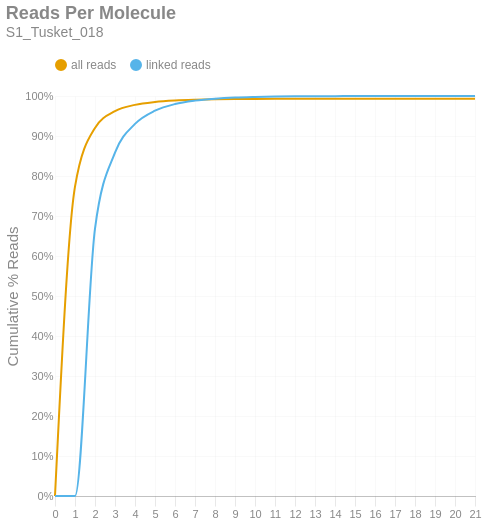

The notebook cell this image was saved under:
### Markdown cell above
### Reads per Molecule
This chart shows the cumulative distribution of the number of reads per linked molecule. That is, how many alignments are associated with a unique molecule. This excludes the number of reads associated with invalid or absent linked-read barcodes. The `linked` histogram is the percentages recalculated when disregarding singletons.

### Code cell
if SKIPLR:
    print_html(f"Skipped")
else:
    counts = np.bincount(valids['reads'].cast(pl.Int64).to_numpy())
    weighted = counts * np.arange(len(counts))
    all_perc = weighted / n_reads
    linked_perc = weighted / n_linked_reads
    linked_perc[1] = 0
    binned_df = pl.DataFrame({
        'readsper': list(range(len(counts))),
        'all reads (cumsum)': np.cumsum(all_perc).tolist(),
        'linked reads (cumsum)': np.cumsum(linked_perc).tolist(),
    })

    with SafeRender(binned_df):
        (
            density_plot(binned_df, 'Reads Per Molecule', samplename, 'readspmol')
            .encode(
                x=alt.X('readsper:O', title=None).axis(labelAngle=0).scale(padding=0),
                y=alt.Y('value:Q', title='Cumulative % Reads').axis(format='%').stack(False),
                color=alt.Color("key:N").scale(domain=["all reads", "linked reads"]),
                tooltip=[
                    alt.Tooltip("key:N", title="Data Type"),
                    alt.Tooltip("readsper:O", title="Reads Per Molecule"),
                    alt.Tooltip("value:Q", format=".2%", title="% Reads (Cum.)")
                ]            
            )
        ).display()

### Figure 1 — Vega-Lite specification as saved in the notebook (floating-point values rounded to 4 significant figures)
{"width": "container", "height": 400, "config": {"title": {"anchor": "start", "dy": -15, "fontSize": 18, "color": "#888888", "subtitleColor": "#888888", "subtitleFontSize": 14}, "arc": {"fill": "#0072B2"}, "axis": {"domainColor": "#888888", "domainWidth": 0.5, "gridWidth": 0.2, "grid": false, "titleFontWeight": 400, "titleFontSize": 15, "labelFontSize": 11, "labelColor": "#888888", "tickColor": "#888888", "tickWidth": 0.2, "titleColor": "#888888"}, "axisBand": {"grid": false}, "axisX": {"grid": true, "tickSize": 10, "domainCap": "round"}, "axisY": {"domain": false, "grid": true, "tickSize": 0, "domainCap": "round"}, "background": "transparent", "header": {"labelFontSize": 15, "labelColor": "#888888", "titleFontSize": 15, "titleFontWeight": 600, "titleColor": "#888888"}, "legend": {"labelFont": "sans-serif", "labelFontSize": 12, "labelColor": "#888888", "symbolSize": 100, "symbolType": "circle", "titleFontSize": 12, "titlePadding": 10, "titleColor": "#888888", "title": null, "orient": "top"}, "range": {"category": ["#E69F00", "#56B4E9", "#009E73", "#F0E442", "#0072B2", "#D55E00", "#CC79A7", "#000000"], "diverging": ["#cfe8f3", "#a2d4ec", "#73bfe2", "#46abdb", "#1696d2", "#12719e"]}, "area": {"fill": "#0072B2", "fillOpacity": 0.7, "line": true, "strokeOpacity": 0.7}, "line": {"color": "#0072B2", "stroke": "#0072B2", "strokeWidth": 2}, "trail": {"color": "#0072B2", "stroke": "#0072B2", "strokeWidth": 0, "size": 1}, "point": {"filled": true, "fillOpacity": 1.0, "size": 95}, "text": {"color": "#888888", "fontSize": 11, "align": "right", "fontWeight": 400, "size": 11}, "bar": {"fill": "#0072B2", "stroke": null}, "view": {"stroke": null, "continuousWidth": 660, "continuousHeight": 400}}, "data": {"name": "data-4f2c995f3c92a3d4c3e1479c29e5f32e"}, "mark": {"type": "line", "interpolate": "monotone", "point": {"opacity": 0, "size": 275}}, "encoding": {"color": {"field": "key", "scale": {"domain": ["all reads", "linked reads"]}, "type": "nominal"}, "tooltip": [{"field": "key", "title": "Data Type", "type": "nominal"}, {"field": "readsper", "title": "Reads Per Molecule", "type": "ordinal"}, {"field": "value", "format": ".2%", "title": "% Reads (Cum.)", "type": "quantitative"}], "x": {"axis": {"labelAngle": 0}, "field": "readsper", "scale": {"padding": 0}, "title": null, "type": "ordinal"}, "y": {"axis": {"format": "%"}, "field": "value", "stack": false, "title": "Cumulative % Reads", "type": "quantitative"}}, "params": [{"name": "param_c36ac31b6afebe62", "select": {"type": "point", "fields": ["key"]}, "bind": "legend"}], "title": {"text": "Reads Per Molecule", "subtitle": "S1_Tusket_018"}, "transform": [{"fold": ["all reads (cumsum)", "linked reads (cumsum)"]}, {"calculate": "replace(datum.key, ' (cumsum)', '')", "as": "key"}, {"filter": {"param": "param_c36ac31b6afebe62"}}], "usermeta": {"embedOptions": {"downloadFileName": "S1_Tusket_018.readspmol"}}, "$schema": "https://vega.github.io/schema/vega-lite/v6.1.0.json", "datasets": {"data-4f2c995f3c92a3d4c3e1479c29e5f32e": [{"readsper": 0, "all reads (cumsum)": 0.0, "linked reads (cumsum)": 0.0}, {"readsper": 1, "all reads (cumsum)": 0.7733, "linked reads (cumsum)": 0.0}, {"readsper": 2, "all reads (cumsum)": 0.9203, "linked reads (cumsum)": 0.6685}, {"readsper": 3, "all reads (cumsum)": 0.962, "linked reads (cumsum)": 0.8584}, {"readsper": 4, "all reads (cumsum)": 0.9778, "linked reads (cumsum)": 0.9302}, {"readsper": 5, "all reads (cumsum)": 0.9851, "linked reads (cumsum)": 0.9633}, {"readsper": 6, "all reads (cumsum)": 0.9887, "linked reads (cumsum)": 0.9799}, {"readsper": 7, "all reads (cumsum)": 0.9906, "linked reads (cumsum)": 0.9885}, {"readsper": 8, "all reads (cumsum)": 0.9917, "linked reads (cumsum)": 0.9933}, {"readsper": 9, "all reads (cumsum)": 0.9923, "linked reads (cumsum)": 0.9962}, {"readsper": 10, "all reads (cumsum)": 0.9926, "linked reads (cumsum)": 0.9977}, {"readsper": 11, "all reads (cumsum)": 0.9928, "linked reads (cumsum)": 0.9986}, {"readsper": 12, "all reads (cumsum)": 0.993, "linked reads (cumsum)": 0.9992}, {"readsper": 13, "all reads (cumsum)": 0.993, "linked reads (cumsum)": 0.9995}, {"readsper": 14, "all reads (cumsum)": 0.9931, "linked reads (cumsum)": 0.9997}, {"readsper": 15, "all reads (cumsum)": 0.9931, "linked reads (cumsum)": 0.9998}, {"readsper": 16, "all reads (cumsum)": 0.9931, "linked reads (cumsum)": 0.9999}, {"readsper": 17, "all reads (cumsum)": 0.9931, "linked reads (cumsum)": 0.9999}, {"readsper": 18, "all reads (cumsum)": 0.9931, "linked reads (cumsum)": 0.9999}, {"readsper": 19, "all reads (cumsum)": 0.9931, "linked reads (cumsum)": 0.9999}, {"readsper": 20, "all reads (cumsum)": 0.9931, "linked reads (cumsum)": 1.0}, {"readsper": 21, "all reads (cumsum)": 0.9931, "linked reads (cumsum)": 1.0}]}}
